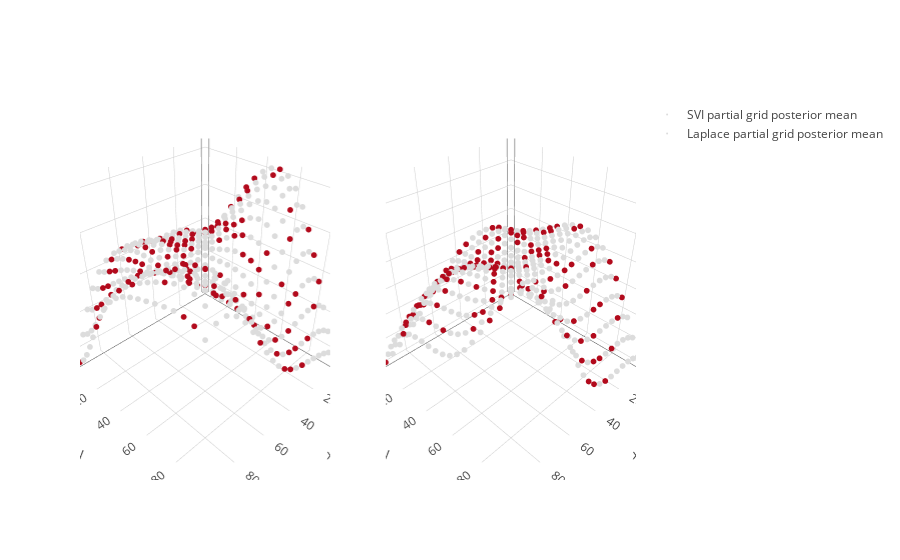

Notebook source saved alongside this figure:
### Markdown cell above
We can make predictions of the entire function below.

### Code cell
pred_svi = inf_svi.predict()
pred_lp = inf_lp.f_pred

trace_svi = go.Scatter3d(x = X[:,0], y = X[:,1], z=pred_svi, mode = 'markers', marker=dict(size = 2, color = color), name = "SVI partial grid posterior mean")
trace_lp = go.Scatter3d(x = X[:,0], y = X[:,1], z=pred_lp, mode = 'markers', marker=dict(size = 2, color = color), name = "Laplace partial grid posterior mean")
fig = tools.make_subplots(rows=1, cols=2, specs=[[{'is_3d': True}, {'is_3d': True}]])
fig.append_trace(trace_svi, 1, 1)
fig.append_trace(trace_lp, 1, 2)
iplot(fig)

### Figure 1 — Plotly figure (JSON) as saved in the notebook; plotly's stock layout.template omitted (floating-point values rounded to 4 significant figures; data arrays with more than 128 entries replaced by an {"elided": "..."} marker saying what was removed)
{"data": [{"marker": {"color": {"elided": "400 int values"}, "size": 2}, "mode": "markers", "name": "SVI partial grid posterior mean", "scene": "scene1", "type": "scatter3d", "x": {"elided": "400 int values"}, "y": {"elided": "400 int values"}, "z": {"elided": "400 float values"}}, {"marker": {"color": {"elided": "400 int values"}, "size": 2}, "mode": "markers", "name": "Laplace partial grid posterior mean", "scene": "scene2", "type": "scatter3d", "x": {"elided": "400 int values"}, "y": {"elided": "400 int values"}, "z": {"elided": "400 float values"}}], "layout": {"scene1": {"domain": {"x": [0, 0.45], "y": [0, 1]}}, "scene2": {"domain": {"x": [0.55, 1], "y": [0, 1]}}}}
